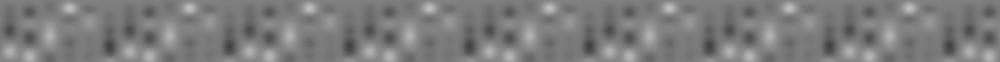
%> input picture TwoPPreprocessing/vr/glm/textures/BG2.jpg, 1000 x 62 px, shrunk from 2048 x 128 before the run
$ octave VRTextures_cartoon_Baseline.m   (GNU Octave 9; MATLAB toolbox functions it lacks are replaced by stand-ins)
%> lines starting %> are read from the running program, lines starting %| are printed output that depends on the picture
### TwoPPreprocessing/utility/saveFigureFormats.m
% function saveFigureFormats(figHandle, savePath)
% % exporter that saves a PNG, PDF, SVG, and FIG file.
%
%     if isempty(figHandle) || ~isvalid(figHandle)
%         error('Invalid or empty figure handle provided.');
%     end
%
%     [folder, name, ~] = fileparts(savePath);
%
%     % Ensure target directory exists before saving
%     if ~isempty(folder) && ~exist(folder, 'dir')
%         mkdir(folder);
%     end
%
%     basePath = fullfile(folder, name);
%     fprintf('Exporting figures to multi-formats...\n');
%
%     % Check if figure contains 3D surf/texturemap objects
%     hasTextures = ~isempty(findobj(figHandle, 'Type', 'surface'));
%
%     if hasTextures
%         % OpenGL is required for 3D surfaces and texturemaps
%         set(figHandle, 'Renderer', 'opengl');
%
%         % Export PNG (Raster)
%         exportgraphics(figHandle, [basePath, '.png'], 'Resolution', 300);
%
%         % PDF/SVG: Capture textured surface cleanly
%         exportgraphics(figHandle, [basePath, '.pdf'], 'ContentType', 'image', 'Resolution', 300);
%         print(figHandle, [basePath, '.svg'], '-dsvg');
%     else
%         % Standard 2D vector plots
%         set(figHandle, 'Renderer', 'painters');
%         exportgraphics(figHandle, [basePath, '.png'], 'Resolution', 300);
%         exportgraphics(figHandle, [basePath, '.pdf'], 'ContentType', 'vector');
%         print(figHandle, [basePath, '.svg'], '-dsvg');
%     end
%
%     % Save as a MATLAB .fig file
%     savefig(figHandle, [basePath, '.fig']);
%
%     fprintf('Export complete! Formats saved successfully to:\n   %s[.png, .pdf, .svg, .fig]\n', basePath);
% end


function saveFigureFormats(figHandle, savePath)
% exporter that saves a PNG, PDF, SVG, and FIG file.
if isempty(figHandle) || ~isvalid(figHandle)
        error('Invalid or empty figure handle provided.');
end
    [folder, name, ~] = fileparts(savePath);
% Ensure target directory exists before saving
if ~isempty(folder) && ~exist(folder, 'dir')
        mkdir(folder);
end
    basePath = fullfile(folder, name);
    fprintf('Exporting figures to multi-formats...\n');
% Distinguish a genuinely 3D surface (needs OpenGL/raster — a flat vector
% export can't represent real lighting/perspective) from a FLAT surface
% object viewed top-down, like pcolor heatmaps (view elevation ~90°).
% pcolor creates Type='surface' even though it's a 2D heatmap, so object
% type alone isn't enough — check the axes' actual view angle. Flat
% surfaces get exported as vector, so each cell stays an individually
% editable/movable/recolourable shape in Illustrator/Inkscape, matching
% how a normal 2D vector plot is handled below. A true 2D image object
% (imagesc) is always raster regardless, nothing to preserve as vector.
    axesList = findall(figHandle, 'Type', 'axes');
    has3DSurface = false;
    for iAx = 1:numel(axesList)
        surfObjs = findobj(axesList(iAx), 'Type', 'surface');
        if ~isempty(surfObjs)
            viewAngles = get(axesList(iAx), 'View'); % [azimuth, elevation]
            if abs(viewAngles(2)) < 89 % elevation away from top-down => truly 3D
                has3DSurface = true;
            end
        end
    end
    hasImage = ~isempty(findobj(figHandle, 'Type', 'image'));

if has3DSurface
% OpenGL is required for genuine 3D surfaces and texturemaps
        set(figHandle, 'Renderer', 'opengl');
        exportgraphics(figHandle, [basePath, '.png'], 'Resolution', 300);
        exportgraphics(figHandle, [basePath, '.pdf'], 'ContentType', 'image', 'Resolution', 300);
        print(figHandle, [basePath, '.svg'], '-dsvg');
elseif hasImage
% Flat 2D image content (e.g. imagesc) — always raster, painters
% renderer avoids the OpenGL tiling artifact seen at high resolution.
        set(figHandle, 'Renderer', 'painters');
        exportgraphics(figHandle, [basePath, '.png'], 'Resolution', 300);
        exportgraphics(figHandle, [basePath, '.pdf'], 'ContentType', 'image', 'Resolution', 300);
        print(figHandle, [basePath, '.svg'], '-dsvg');
else
% Standard 2D vector plots — includes flat top-down pcolor heatmaps, so
% each cell remains an individually editable shape in the saved PDF/SVG.
        set(figHandle, 'Renderer', 'painters');
        exportgraphics(figHandle, [basePath, '.png'], 'Resolution', 300);
        exportgraphics(figHandle, [basePath, '.pdf'], 'ContentType', 'vector');
        print(figHandle, [basePath, '.svg'], '-dsvg');
end
% Save as a MATLAB .fig file
    savefig(figHandle, [basePath, '.fig']);
    fprintf('Export complete! Formats saved successfully to:\n   %s[.png, .pdf, .svg, .fig]\n', basePath);
end

### TwoPPreprocessing/vr/Figures/VRTextures_cartoon_Baseline.m
%%---------------------------PARAMETERS---------------------------------
corridorL = 200;
corridorH = 12;
texwidth = 0.04;
BG_contrast = 0.3; % Keeps the background at your desired 0.3 dim level
basePath = '\\rdp.arc.ucl.ac.uk\ritd-ag-project-rd01ie-asale69\ibn-vision\USERS\Sonali\VRCorridorFinal-TextureCopyForSonali\';

%%---------------------------LOAD BASE BACKGROUND 2--------------------
% Loading only BG2 directly
imgBG = imread(fullfile(basePath, 'BG2.jpg'));
%> imgBG is the input picture: size 62x1000 uint8; min 66, max 191, mean 124.6
if isa(imgBG, 'uint8'), imgBG = double(imgBG)/255; elseif isa(imgBG, 'logical'), imgBG = double(imgBG); end
if size(imgBG, 3) > 1, imgBG = rgb2gray(imgBG); end

% CHANGED: Swapped the midpoint anchor from 0.5 to 0.75 to make the gray a much lighter shade
texCorridor = 0.60 + (imgBG - 0.5) * BG_contrast;

finalBGlength = size(texCorridor, 2);
%> finalBGlength = 1000
finalBGheight = size(texCorridor, 1);
%> finalBGheight = 62

%%---------------------------LOAD & SCALE LANDMARKS----------------------
% Vertical Grating
imgG = imread(fullfile(basePath, 'grating_vertical.jpg'));
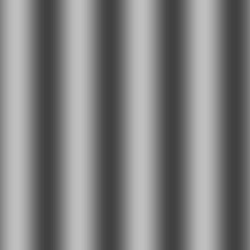
%> input picture TwoPPreprocessing/vr/glm/textures/grating_vertical.jpg, 250 x 250 px, shrunk from 512 x 512 before the run
%> imgG is the input picture: size 250x250 uint8; min 64, max 191, mean 127.5
if isa(imgG, 'uint8'), imgG = double(imgG)/255; elseif isa(imgG, 'logical'), imgG = double(imgG); end
if size(imgG, 3) > 1, imgG = rgb2gray(imgG); end
% Maximize landmark contrast using histogram equalization
imgG = histeq(imgG);
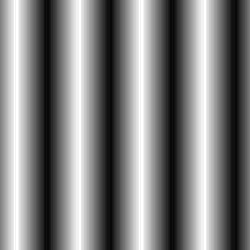
%> imgG: size 250x250 double; min 0.0317, max 1, mean 0.501

% Plaid
imgP = imread(fullfile(basePath, 'plaid.jpg'));
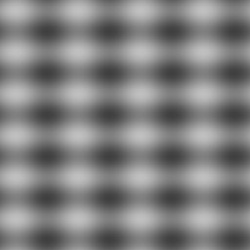
%> input picture TwoPPreprocessing/vr/glm/textures/plaid.jpg, 250 x 250 px, shrunk from 512 x 512 before the run
%> imgP is the input picture: size 250x250 uint8; min 62, max 193, mean 127.5
if isa(imgP, 'uint8'), imgP = double(imgP)/255; elseif isa(imgP, 'logical'), imgP = double(imgP); end
if size(imgP, 3) > 1, imgP = rgb2gray(imgP); end
% Maximize landmark contrast using histogram equalization
imgP = histeq(imgP);
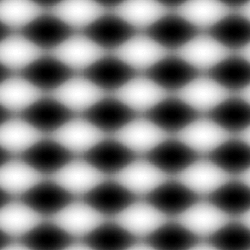
%> imgP: size 250x250 double; min 0, max 1, mean 0.496

% Resize landmarks to match the expected corridor slice dimensions
final_width = round(finalBGlength * texwidth);
%> final_width = 40
[u, v] = meshgrid(1:size(imgP,2), 1:size(imgP,1));
[uq, vq] = meshgrid(linspace(1, size(imgP,2), final_width), linspace(1, size(imgP,1), finalBGheight));
grating_res = interp2(u, v, imgG, uq, vq);
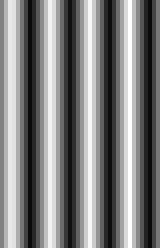
%> grating_res: size 62x40 double (shown 4 times larger); min 0.0415, max 1, mean 0.501
plaid_res   = interp2(u, v, imgP, uq, vq);
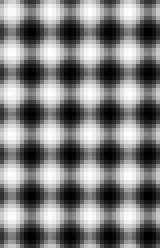
%> plaid_res: size 62x40 double (shown 4 times larger); min 0, max 1, mean 0.496

%%---------------------------SUPERIMPOSE LANDMARKS----------------------
centers_px = [0.20, 0.40, 0.60, 0.80] * finalBGlength;
%> centers_px = [200 400 600 800]
for idx = 1:4
    c = round(centers_px(idx));
    start_col = c - round(final_width/2) + 1;

    % Alternate Grating and Plaid onto the dim background frame
    if mod(idx,2) == 1
        texCorridor(:, start_col:start_col+final_width-1) = grating_res;
    else
        texCorridor(:, start_col:start_col+final_width-1) = plaid_res;
    end
end
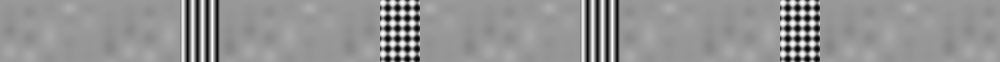
%> texCorridor: size 62x1000 double; min 0, max 1, mean 0.581

%%---------------------------PLOT AND EXPORT PANEL----------------------
figSingle = figure('Name', 'Max Contrast Landmarks Panel', 'Position', [100, 100, 1000, 250]);
imagesc([0, 200], [0, 12], texCorridor, [0 1]);
colormap gray;
axis tight;
box off;

% Format clean scientific labels
xlabel('Position (cm)', 'FontSize', 12, 'FontName', 'Arial');
set(gca, 'XTick', [40, 80, 120, 160, 200], ...
         'XTickLabel', {'40', '80', '120', '160', '200'}, ...
         'YColor', 'none', 'FontSize', 11, 'FontName', 'Arial', 'TickDir', 'out');

saveFigureFormats(figSingle, 'Z:\ibn-vision\USERS\Sonali\Figures\ThesisFigs\ResultsChapter2-RSP-PostExp\VRTexture_Cartoons\corridor_cartoon');
%> the run ends on the next line
